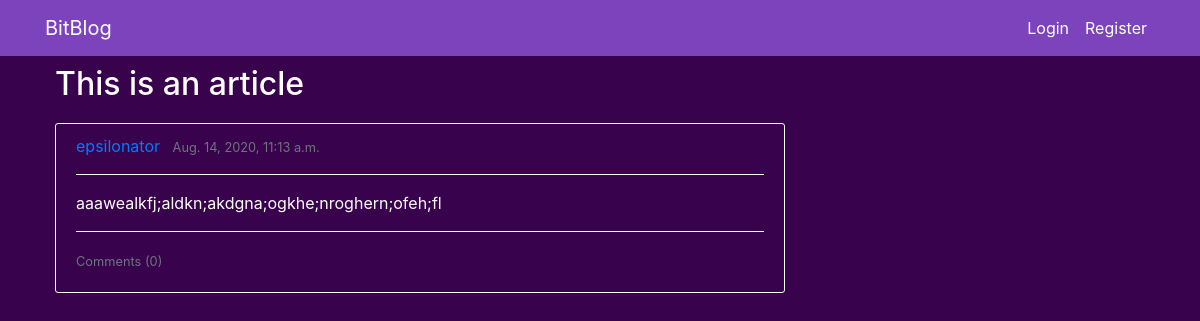
Page /post/2/ on the earlier database version.
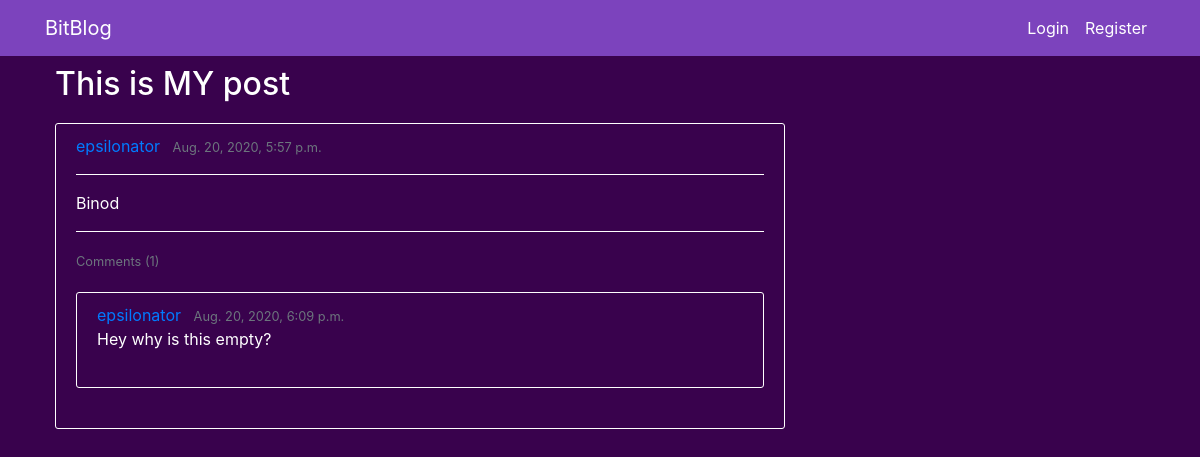
Same page on the later database version.
### blog/models.py (models this page shows, shortened)
class BlogPost(models.Model):
	title = models.CharField(max_length = 50)
	content = models.TextField()
	post_date = models.DateTimeField(default = timezone.now)
	author = models.ForeignKey(User, on_delete = models.CASCADE)
	votes = models.IntegerField(default = 0)

class BlogComment(models.Model):
	comment = models.TextField()
	comment_date = models.DateTimeField(default = timezone.now)
	author = models.ForeignKey(User, on_delete = models.CASCADE)
	votes = models.IntegerField(default = 0)
	parent_post = models.ForeignKey(BlogPost, on_delete = models.CASCADE)

### blog/views.py (the view)
# urls.py: path('post/<int:pk>/', show_post, name = 'post'),
def show_post(request, pk):
	post = BlogPost.objects.filter(id = pk).first()
	comments = post.blogcomment_set.order_by('-comment_date')
	if request.method == 'POST':
		comment_form = CommentForm(request.POST)
		if comment_form.is_valid():
			post = BlogPost.objects.filter(id = pk).first()
			user = request.user
			comment = comment_form.cleaned_data.get('comment')
			comm_obj = BlogComment(
				comment = comment,
				author = user,
				parent_post = post
			)
			comm_obj.save()
		return redirect('post', pk = pk)
	else:
		comment_form = CommentForm()
	return render(request, 'blog/post.html', context = {
		'post' : post,
		'comments' : comments,
		'comment_form' : comment_form,
		'current_user' : request.user
	})

### blog/templates/blog/post.html (shortened to what this page needs)
{% extends 'blog/base.html' %}
{% load crispy_forms_tags %}
{% block content %}
	<h2>{{ post.title }}</h2>
	<article class="media content-section">
		<div class="media-body">
			<div class="article-metadata">
				<a class="mr-2" href="{% url 'profile' post.author.username %}">{{ post.author }}</a>
				<small class="text-muted">{{ post.post_date }}</small>
			</div>
			<hr>
			<p class="article-content">{{ post.content }}</p>
			<hr>
			<small class="text-muted">Comments ({{ post.blogcomment_set.count }})</small>
			{% if comments %}
			<div class="content-section">
				{% for comment in comments %}
					<div class="article-metadata">
						<a class="mr-2" href="">{{ comment.author }}</a>
						<small class="text-muted">{{ comment.comment_date }}</small>
					</div>
				<p class="article-content">{{ comment.comment }}</p>
				{% endfor %}
			</div>
			{% endif %}
		</div>
	</article>
{% endblock %}

Differences in the rows shown:
changed BlogPost "epsilonator": title "This is an article" → "This is MY post"; post_date "Aug. 14, 2020, 11:13 a.m." → "Aug. 20, 2020, 5:57 p.m."; content "aaawealkfj;aldkn;akdgna;ogkhe;nroghern;ofeh;fl" → "Binod"; blogcomment_set.count "0" → "1"
added BlogComment: author "epsilonator", comment_date "Aug. 20, 2020, 6:09 p.m.", comment "Hey why is this empty?"
